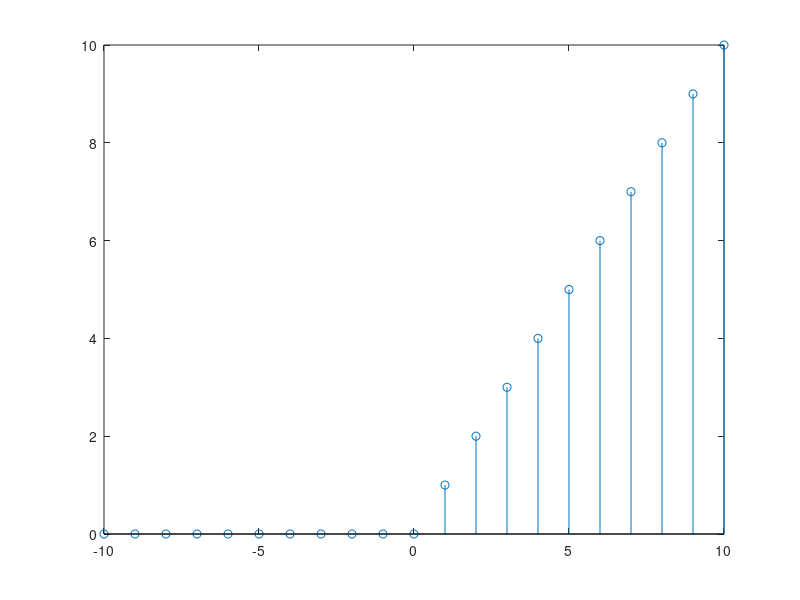

MATLAB code for this plot:
%lab task 2: RampFunction
close all
clear
clc


a=1;
fs=1;
t=-10:1/fs:10;


rmp=zeros(1,length(t));
for i=1:length(t);
    if t(i)>=0
        rmp(i)=t(i)*a;
    else
        rmp(i)=0;
    end
end
figure 
stem(t,rmp);